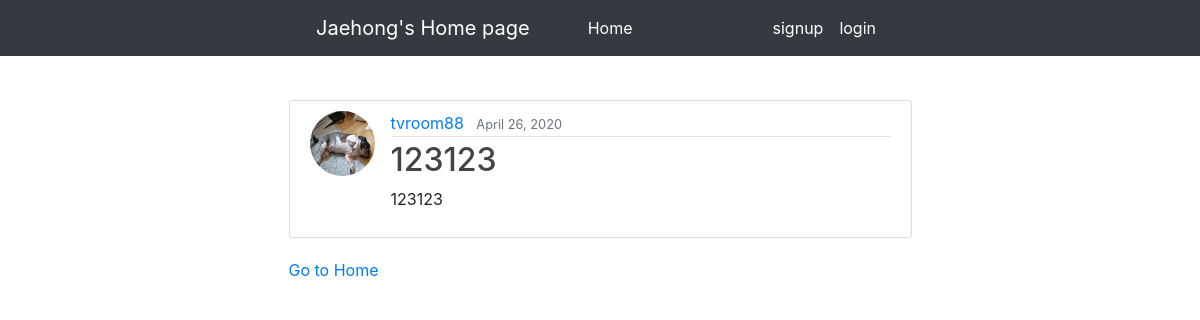
Screenshot of /post/12/ with the database file from the repository.
### blog/models.py (models this page shows, shortened)
class Post(models.Model):
    title = models.CharField(max_length=100)
    content = models.TextField()
    date_posted = models.DateTimeField(default=timezone.now)
    author = models.ForeignKey(User, on_delete=models.CASCADE)

### users/models.py (models this page shows, shortened)
class Profile(models.Model):
    user = models.OneToOneField(User, on_delete=models.CASCADE)
    image = models.ImageField(default='default.jpg', upload_to='profile_pics')

### blog/views.py (the view)
# urls.py: path('post/<int:pk>/', PostDetailView.as_view(), name='post-detail'),
class PostDetailView(DetailView):
    model = Post

### blog/templates/blog/post_detail.html (shortened to what this page needs)
{% extends "base.html" %}
{% block content %}
    <article class="media content-section">
        <img class="rounded-circle article-img" src="{{ object.author.profile.image.url }}">
        <div class="media-body">
            <div class="article-metadata">
                <a class="mr-2" href="{% url 'user-posts' object.author.username %}">{{ object.author }}</a>
                <small class="text-muted">{{ object.date_posted|date:"F d, Y" }}</small>
            </div>
            <h2 class="article-title">{{ object.title }}</h2>
            <p class="article-content">{{ object.content }}</p>
        </div>
    </article>
    <a href="{% url 'home' %}">Go to Home</a>
{% endblock content %}

### blog/static/blog/main.css (style rules this page uses)
h2 { color: green; }
.content-section { background: #ffffff; padding: 10px 20px; border: 1px solid #dddddd; border-radius: 3px; margin-bottom: 20px; }
.article-title { color: #444444; }
.article-content { white-space: pre-line; }
.article-img { height: 65px; width: 65px; margin-right: 16px; }
.article-metadata { padding-bottom: 1px; margin-bottom: 4px; border-bottom: 1px solid #e3e3e3 }
.media-body { width: 500px; }

### rows the page displays
Post: author.profile.image (picture), author "tvroom88", date_posted "April 26, 2020", title "123123", content "123123"
